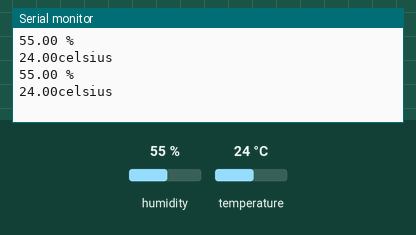
Simulated run of this sketch. Board: Arduino Uno, built with avr-gcc and run on an emulated ATmega328P. Shown: the last lines printed to the serial monitor. Inputs (shaded band) come from the test bench; at power-on: humidity 55 %, temperature 24 °C.

Above: at 4.8 s.
4.9 s: humidity set to 22 %
At 7.3 s:
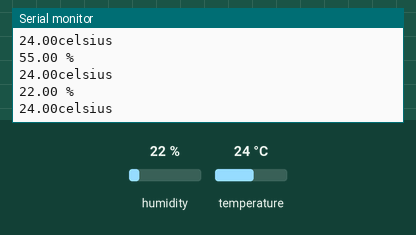
7.9 s: temperature set to 12 °C
At 8.5 s:
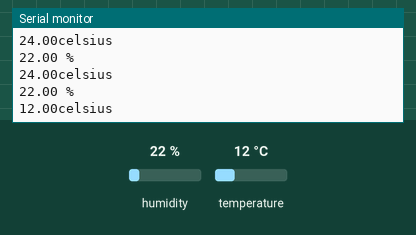
10.9 s: humidity set to 40 %
At 13.2 s:
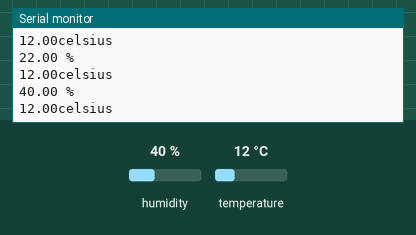
Timing chart, 0 to 14.7 s (numbered marks = the images above; inputs shaded):
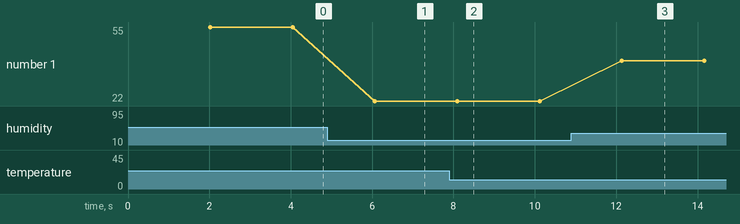

The sketch:

sensor_de_temperatura_e_umidade.ino
```cpp
#include <dht.h> //comando que inclui a biblioteca DHT11
dht DHT; //cria um objeto DHT
uint32_t timer = 0; //zera o tempo
void setup() {
  Serial.begin(9600); //calibra o ajuste da velocidade de transmissão
}

void loop() {
  if(millis() - timer>= 2000) // Executa a medição 1 vez a cada 2 segundos
  {
    DHT.read11 (A1); // chama a leitura da linguagem classe DHT com o pino A1
    Serial.print(DHT.humidity); //exibe a umidade no monitor
    Serial.println(" %"); //Exibe na serial o valor de umidade

    Serial.print(DHT.temperature); //Exibe a temperatura no monitor
    Serial.println("celsius"); // exibe a temperatura em celsius

    timer = millis(); //calibra o tempo novamente

  }
}
```

Measured:
- after the input at 4.9 s, the serial monitor: prints a new line after 1.2 s (image 1)
- after the input at 7.9 s, the serial monitor: prints a new line after 0.20 s (image 2)
- after the input at 10.9 s, the serial monitor: prints a new line after 1.2 s (image 3)
- plotted number 1: 55 → 22 after the input at 4.9 s, 22 → 40 after the input at 10.9 s
